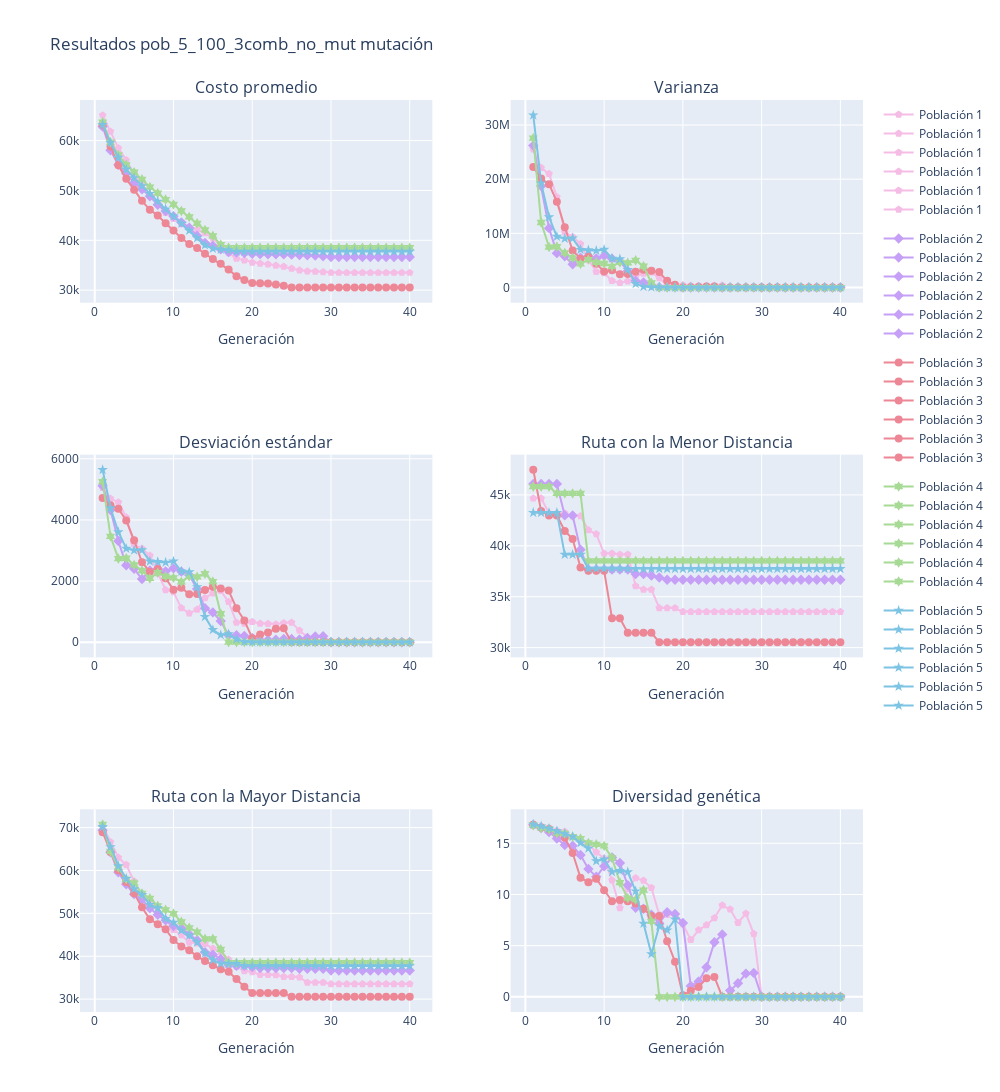

Notebook code cell kept with this figure:
### Code cell
show_report(resultados6, max_gen_, msg=f"Resultados {exp_name6} mutación")
